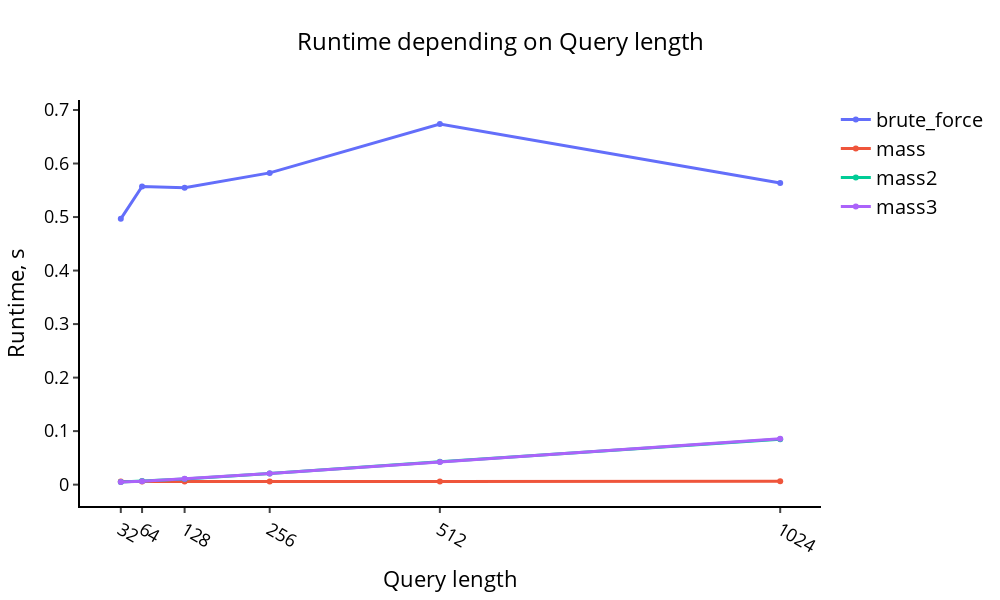

Write notebook code for a chart like this one.
### Code cell
comparison_param = np.array(algorithms)

visualize_plot_times(results_exp2, comparison_param, exp2_params)

### Figure 1 — Plotly figure (JSON) as saved in the notebook; plotly's stock layout.template omitted (floating-point values rounded to 4 significant figures)
{"data": [{"line": {"width": 3}, "name": "brute_force", "type": "scatter", "x": [32, 64, 128, 256, 512, 1024], "y": [0.4966, 0.557, 0.5548, 0.5825, 0.6738, 0.5635]}, {"line": {"width": 3}, "name": "mass", "type": "scatter", "x": [32, 64, 128, 256, 512, 1024], "y": [0.006101, 0.005876, 0.005922, 0.005917, 0.006098, 0.006136]}, {"line": {"width": 3}, "name": "mass2", "type": "scatter", "x": [32, 64, 128, 256, 512, 1024], "y": [0.005043, 0.007009, 0.01064, 0.02073, 0.04262, 0.08489]}, {"line": {"width": 3}, "name": "mass3", "type": "scatter", "x": [32, 64, 128, 256, 512, 1024], "y": [0.005033, 0.0064, 0.01104, 0.02066, 0.04243, 0.08592]}], "layout": {"height": 600, "legend": {"font": {"color": "black", "size": 20}}, "paper_bgcolor": "rgba(0,0,0,0)", "plot_bgcolor": "rgba(0,0,0,0)", "title": {"font": {"color": "black", "size": 24}, "text": "Runtime depending on Query length", "x": 0.5, "xanchor": "center"}, "width": 1000, "xaxis": {"linecolor": "#000", "linewidth": 2, "showgrid": false, "tickfont": {"color": "black", "size": 18}, "ticks": "outside", "tickvals": [32, 64, 128, 256, 512, 1024], "tickwidth": 2, "title": {"font": {"color": "black", "size": 22}, "text": "Query length"}}, "yaxis": {"linecolor": "#000", "linewidth": 2, "showgrid": false, "tickfont": {"color": "black", "size": 18}, "ticks": "outside", "tickwidth": 2, "title": {"font": {"color": "black", "size": 22}, "text": "Runtime, s"}, "zeroline": false}}}
